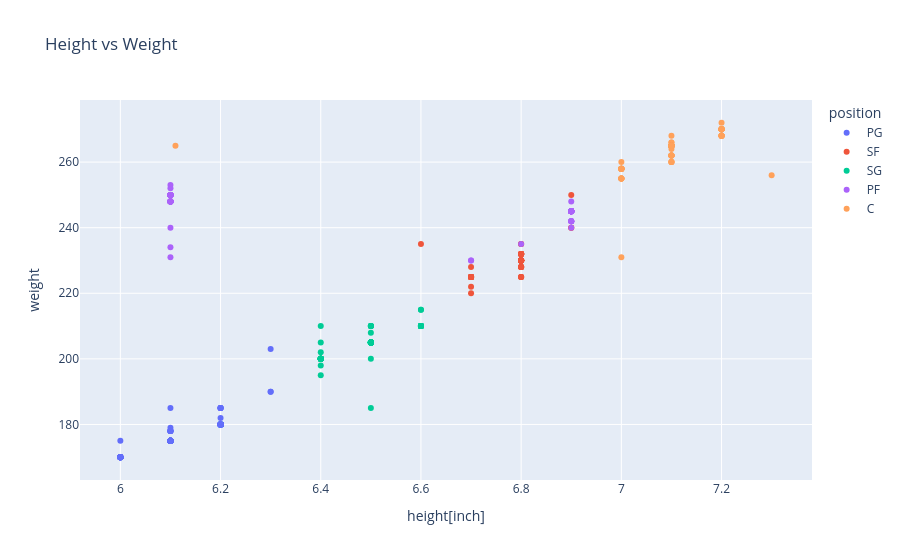

Notebook source saved alongside this figure:
### Code cell
# Height vs Weight
fig = px.scatter(df,x='height[inch]',y='weight',color='position',hover_name='name',title='Height vs Weight')
fig.show()

fig.write_image("plots/height_weight.png")   # static image
fig.write_html("interactive_plots/height_weight.html")  # interactive

### Figure 1 — Plotly figure (JSON) as saved in the notebook; plotly's stock layout.template omitted (floating-point values rounded to 4 significant figures; data arrays with more than 128 entries replaced by an {"elided": "..."} marker saying what was removed)
{"data": [{"hovertemplate": "<b>%{hovertext}</b><br><br>position=PG<br>height[inch]=%{x}<br>weight=%{y}<extra></extra>", "hovertext": {"elided": "132 str values"}, "legendgroup": "PG", "marker": {"color": "#636efa", "symbol": "circle"}, "mode": "markers", "name": "PG", "orientation": "v", "showlegend": true, "type": "scatter", "x": {"elided": "132 float values"}, "xaxis": "x", "y": {"elided": "132 int values"}, "yaxis": "y"}, {"hovertemplate": "<b>%{hovertext}</b><br><br>position=SF<br>height[inch]=%{x}<br>weight=%{y}<extra></extra>", "hovertext": ["Player_2", "Player_12", "Player_18", "Player_19", "Player_26", "Player_35", "Player_39", "Player_45", "Player_54", "Player_59", "Player_67", "Player_72", "Player_75", "Player_80", "Player_85", "Player_94", "Player_100", "Player_104", "Player_111", "Player_115", "Player_119", "Player_125", "Player_131", "Player_137", "Player_142", "Player_148", "Player_156", "Player_161", "Player_167", "Player_173", "Player_178", "Player_184", "Player_192", "Player_197", "Player_202", "Player_207", "Player_212", "Player_218", "Player_226", "Player_231", "Player_237", "Player_243", "Player_248", "Player_254", "Player_262", "Player_267", "Player_273", "Player_279", "Player_284", "Player_290", "Player_298", "Player_302", "Player_305", "Player_311", "Player_314", "Player_317", "Player_321", "Player_329", "Player_339", "Player_350", "Player_357", "Player_368", "Player_375", "Player_386", "Player_393", "Player_404", "Player_411", "Player_422", "Player_429", "Player_440", "Player_447"], "legendgroup": "SF", "marker": {"color": "#EF553B", "symbol": "circle"}, "mode": "markers", "name": "SF", "orientation": "v", "showlegend": true, "type": "scatter", "x": [6.6, 6.8, 6.7, 6.9, 6.8, 6.8, 6.9, 6.8, 6.7, 6.7, 6.8, 6.7, 6.8, 6.7, 6.8, 6.8, 6.8, 6.8, 6.8, 6.8, 6.7, 6.8, 6.8, 6.8, 6.7, 6.8, 6.8, 6.8, 6.8, 6.7, 6.8, 6.8, 6.8, 6.8, 6.8, 6.7, 6.8, 6.8, 6.8, 6.8, 6.8, 6.7, 6.8, 6.8, 6.8, 6.8, 6.8, 6.7, 6.8, 6.8, 6.8, 6.8, 6.8, 6.7, 6.8, 6.9, 6.8, 6.7, 6.8, 6.7, 6.8, 6.7, 6.8, 6.7, 6.8, 6.7, 6.8, 6.7, 6.8, 6.7, 6.8], "xaxis": "x", "y": [235, 225, 220, 250, 225, 225, 240, 225, 222, 225, 230, 225, 235, 225, 230, 230, 230, 230, 232, 235, 228, 230, 232, 230, 225, 228, 232, 230, 232, 225, 230, 228, 232, 230, 232, 225, 230, 228, 232, 230, 232, 225, 230, 228, 232, 230, 232, 225, 230, 228, 232, 228, 230, 225, 230, 240, 232, 225, 230, 225, 230, 225, 230, 225, 230, 225, 230, 225, 230, 225, 230], "yaxis": "y"}, {"hovertemplate": "<b>%{hovertext}</b><br><br>position=SG<br>height[inch]=%{x}<br>weight=%{y}<extra></extra>", "hovertext": ["Player_3", "Player_4", "Player_11", "Player_15", "Player_17", "Player_24", "Player_30", "Player_32", "Player_34", "Player_40", "Player_43", "Player_47", "Player_50", "Player_56", "Player_64", "Player_69", "Player_74", "Player_77", "Player_84", "Player_87", "Player_91", "Player_97", "Player_101", "Player_107", "Player_110", "Player_116", "Player_122", "Player_128", "Player_134", "Player_139", "Player_144", "Player_150", "Player_154", "Player_158", "Player_164", "Player_170", "Player_175", "Player_180", "Player_186", "Player_190", "Player_194", "Player_200", "Player_204", "Player_209", "Player_214", "Player_220", "Player_224", "Player_228", "Player_234", "Player_240", "Player_245", "Player_250", "Player_256", "Player_260", "Player_264", "Player_270", "Player_276", "Player_281", "Player_286", "Player_292", "Player_296", "Player_300", "Player_301", "Player_307", "Player_316", "Player_320", "Player_323", "Player_326", "Player_332", "Player_335", "Player_338", "Player_341", "Player_344", "Player_347", "Player_353", "Player_356", "Player_359", "Player_362", "Player_365", "Player_371", "Player_374", "Player_377", "Player_380", "Player_383", "Player_389", "Player_392", "Player_395", "Player_398", "Player_401", "Player_407", "Player_410", "Player_413", "Player_416", "Player_419", "Player_425", "Player_428", "Player_431", "Player_434", "Player_437", "Player_443", "Player_446", "Player_449", "Player_452", "Player_455"], "legendgroup": "SG", "marker": {"color": "#00cc96", "symbol": "circle"}, "mode": "markers", "name": "SG", "orientation": "v", "showlegend": true, "type": "scatter", "x": [6.5, 6.5, 6.4, 6.5, 6.6, 6.4, 6.5, 6.5, 6.6, 6.4, 6.5, 6.4, 6.6, 6.5, 6.5, 6.4, 6.5, 6.6, 6.5, 6.4, 6.5, 6.5, 6.5, 6.5, 6.4, 6.5, 6.6, 6.5, 6.5, 6.4, 6.5, 6.4, 6.5, 6.6, 6.5, 6.4, 6.5, 6.5, 6.4, 6.5, 6.6, 6.5, 6.5, 6.5, 6.5, 6.4, 6.5, 6.6, 6.5, 6.4, 6.5, 6.5, 6.4, 6.5, 6.6, 6.5, 6.4, 6.5, 6.5, 6.4, 6.5, 6.6, 6.5, 6.4, 6.6, 6.5, 6.5, 6.4, 6.5, 6.6, 6.5, 6.5, 6.4, 6.5, 6.6, 6.5, 6.5, 6.4, 6.5, 6.6, 6.5, 6.5, 6.4, 6.5, 6.6, 6.5, 6.5, 6.4, 6.5, 6.6, 6.5, 6.5, 6.4, 6.5, 6.6, 6.5, 6.5, 6.4, 6.5, 6.6, 6.5, 6.5, 6.4, 6.5], "xaxis": "x", "y": [205, 185, 210, 200, 215, 205, 210, 205, 210, 200, 210, 195, 215, 210, 205, 198, 205, 210, 205, 200, 210, 205, 205, 208, 202, 205, 210, 210, 205, 200, 205, 200, 205, 210, 205, 200, 205, 205, 200, 205, 210, 205, 205, 205, 205, 200, 205, 210, 205, 200, 205, 205, 200, 205, 210, 205, 200, 205, 205, 200, 205, 210, 205, 200, 210, 205, 205, 200, 205, 210, 205, 205, 200, 205, 210, 205, 205, 200, 205, 210, 205, 205, 200, 205, 210, 205, 205, 200, 205, 210, 205, 205, 200, 205, 210, 205, 205, 200, 205, 210, 205, 205, 200, 205], "yaxis": "y"}, {"hovertemplate": "<b>%{hovertext}</b><br><br>position=PF<br>height[inch]=%{x}<br>weight=%{y}<extra></extra>", "hovertext": ["Player_5", "Player_6", "Player_14", "Player_20", "Player_23", "Player_28", "Player_33", "Player_37", "Player_41", "Player_49", "Player_51", "Player_57", "Player_62", "Player_65", "Player_70", "Player_78", "Player_83", "Player_89", "Player_95", "Player_102", "Player_108", "Player_113", "Player_123", "Player_129", "Player_135", "Player_140", "Player_146", "Player_152", "Player_160", "Player_165", "Player_171", "Player_176", "Player_182", "Player_188", "Player_196", "Player_205", "Player_210", "Player_216", "Player_222", "Player_230", "Player_235", "Player_241", "Player_246", "Player_252", "Player_258", "Player_266", "Player_271", "Player_277", "Player_282", "Player_288", "Player_294", "Player_308", "Player_324", "Player_327", "Player_333", "Player_342", "Player_348", "Player_354", "Player_360", "Player_366", "Player_372", "Player_378", "Player_384", "Player_390", "Player_396", "Player_402", "Player_408", "Player_414", "Player_420", "Player_426", "Player_432", "Player_438", "Player_444", "Player_450", "Player_456"], "legendgroup": "PF", "marker": {"color": "#ab63fa", "symbol": "circle"}, "mode": "markers", "name": "PF", "orientation": "v", "showlegend": true, "type": "scatter", "x": [6.1, 6.1, 6.9, 6.1, 6.7, 6.1, 6.9, 6.7, 6.1, 6.9, 6.1, 6.8, 6.9, 6.1, 6.9, 6.1, 6.9, 6.9, 6.1, 6.1, 6.9, 6.9, 6.1, 6.9, 6.1, 6.9, 6.9, 6.9, 6.1, 6.9, 6.1, 6.9, 6.9, 6.9, 6.1, 6.1, 6.9, 6.9, 6.9, 6.1, 6.9, 6.1, 6.9, 6.9, 6.9, 6.1, 6.9, 6.1, 6.9, 6.9, 6.9, 6.1, 6.9, 6.1, 6.9, 6.9, 6.1, 6.1, 6.9, 6.1, 6.1, 6.9, 6.1, 6.1, 6.9, 6.1, 6.1, 6.9, 6.1, 6.1, 6.9, 6.1, 6.1, 6.9, 6.1], "xaxis": "x", "y": [231, 234, 245, 253, 230, 240, 245, 230, 250, 245, 250, 235, 245, 250, 248, 250, 245, 245, 250, 248, 245, 240, 250, 245, 248, 245, 242, 245, 250, 245, 248, 245, 242, 245, 250, 248, 245, 242, 245, 250, 245, 248, 245, 242, 245, 250, 245, 248, 245, 242, 245, 252, 245, 250, 245, 242, 248, 250, 245, 248, 250, 245, 248, 250, 245, 248, 250, 245, 248, 250, 245, 248, 250, 245, 248], "yaxis": "y"}, {"hovertemplate": "<b>%{hovertext}</b><br><br>position=C<br>height[inch]=%{x}<br>weight=%{y}<extra></extra>", "hovertext": ["Player_9", "Player_10", "Player_21", "Player_29", "Player_36", "Player_44", "Player_46", "Player_53", "Player_60", "Player_68", "Player_73", "Player_81", "Player_86", "Player_92", "Player_98", "Player_105", "Player_112", "Player_117", "Player_120", "Player_126", "Player_132", "Player_138", "Player_143", "Player_149", "Player_153", "Player_157", "Player_162", "Player_168", "Player_174", "Player_179", "Player_185", "Player_189", "Player_193", "Player_198", "Player_203", "Player_208", "Player_213", "Player_219", "Player_223", "Player_227", "Player_232", "Player_238", "Player_244", "Player_249", "Player_255", "Player_259", "Player_263", "Player_268", "Player_274", "Player_280", "Player_285", "Player_291", "Player_295", "Player_299", "Player_303", "Player_306", "Player_309", "Player_312", "Player_315", "Player_318", "Player_330", "Player_336", "Player_345", "Player_351", "Player_363", "Player_369", "Player_381", "Player_387", "Player_399", "Player_405", "Player_417", "Player_423", "Player_435", "Player_441", "Player_453"], "legendgroup": "C", "marker": {"color": "#FFA15A", "symbol": "circle"}, "mode": "markers", "name": "C", "orientation": "v", "showlegend": true, "type": "scatter", "x": [7.3, 7.0, 6.11, 7.0, 7.1, 7.0, 7.1, 7.0, 7.1, 7.0, 7.2, 7.1, 7.0, 7.1, 7.0, 7.1, 7.2, 7.1, 7.0, 7.1, 7.2, 7.1, 7.0, 7.1, 7.2, 7.1, 7.2, 7.2, 7.1, 7.0, 7.1, 7.2, 7.1, 7.2, 7.1, 7.1, 7.0, 7.1, 7.2, 7.1, 7.2, 7.2, 7.1, 7.0, 7.1, 7.2, 7.1, 7.2, 7.2, 7.1, 7.0, 7.1, 7.2, 7.1, 7.0, 7.1, 7.2, 7.1, 7.1, 7.0, 7.1, 7.1, 7.1, 7.1, 7.2, 7.1, 7.1, 7.1, 7.1, 7.2, 7.0, 7.2, 7.0, 7.2, 7.0], "xaxis": "x", "y": [256, 231, 265, 255, 260, 255, 265, 258, 260, 255, 268, 260, 255, 262, 255, 262, 268, 260, 255, 265, 270, 262, 258, 265, 268, 265, 270, 270, 262, 258, 265, 268, 265, 270, 265, 262, 258, 265, 268, 265, 270, 270, 262, 258, 265, 268, 265, 270, 270, 262, 258, 265, 268, 265, 260, 268, 272, 266, 264, 258, 266, 265, 265, 265, 270, 265, 265, 265, 265, 270, 258, 270, 258, 270, 258], "yaxis": "y"}], "layout": {"legend": {"title": {"text": "position"}, "tracegroupgap": 0}, "title": {"text": "Height vs Weight"}, "xaxis": {"anchor": "y", "domain": [0, 1], "title": {"text": "height[inch]"}}, "yaxis": {"anchor": "x", "domain": [0, 1], "title": {"text": "weight"}}}}
